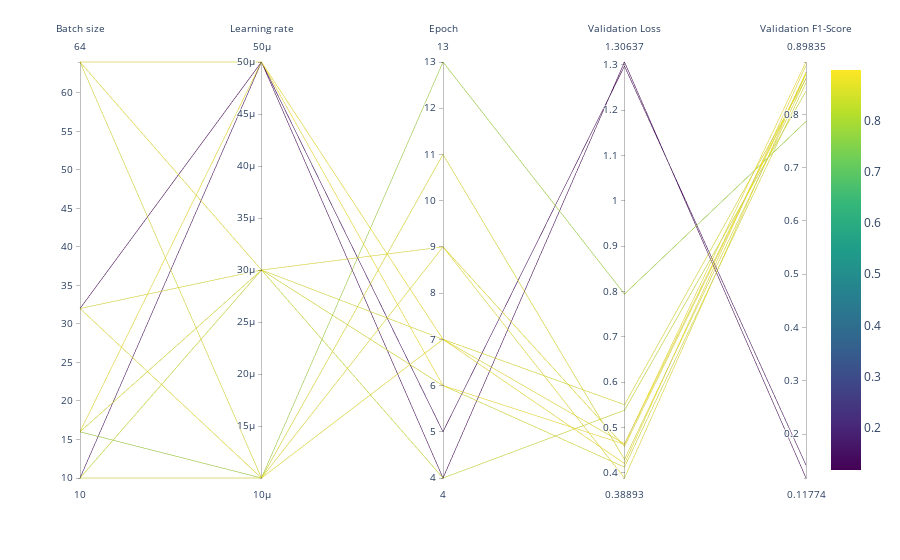

Write notebook code for a chart like this one.
### Code cell
get_parallel_cords(biobert_file,"biobert_hyperparameter_sweep_parallel_coordinates_plot.jpg")

### Figure 1 — Plotly figure (JSON) as saved in the notebook; plotly's stock layout.template omitted (floating-point values rounded to 4 significant figures)
{"data": [{"dimensions": [{"label": "Batch size", "values": [64, 64, 64, 32, 32, 32, 16, 16, 16, 10, 10, 10]}, {"label": "Learning rate", "values": [5e-05, 3e-05, 1e-05, 5e-05, 3e-05, 1e-05, 5e-05, 3e-05, 1e-05, 5e-05, 3e-05, 1e-05]}, {"label": "Epoch", "values": [6, 9, 11, 4, 7, 9, 7, 6, 13, 5, 4, 7]}, {"label": "Validation Loss", "values": [0.4633, 0.4585, 0.43, 1.306, 0.5506, 0.3889, 0.4208, 0.413, 0.7946, 1.297, 0.5384, 0.4642]}, {"label": "Validation F1-Score", "values": [0.8983, 0.8748, 0.8678, 0.1177, 0.8672, 0.8794, 0.8919, 0.8593, 0.7868, 0.1418, 0.8436, 0.877]}], "domain": {"x": [0, 1], "y": [0, 1]}, "line": {"color": [0.8983, 0.8748, 0.8678, 0.1177, 0.8672, 0.8794, 0.8919, 0.8593, 0.7868, 0.1418, 0.8436, 0.877], "coloraxis": "coloraxis"}, "name": "", "type": "parcoords"}], "layout": {"coloraxis": {"colorbar": {"title": {"text": ""}}, "colorscale": [[0, "#440154"], [0.1111, "#482878"], [0.2222, "#3e4989"], [0.3333, "#31688e"], [0.4444, "#26828e"], [0.5556, "#1f9e89"], [0.6667, "#35b779"], [0.7778, "#6ece58"], [0.8889, "#b5de2b"], [1, "#fde725"]]}, "legend": {"tracegroupgap": 0}, "margin": {"t": 60}}}
